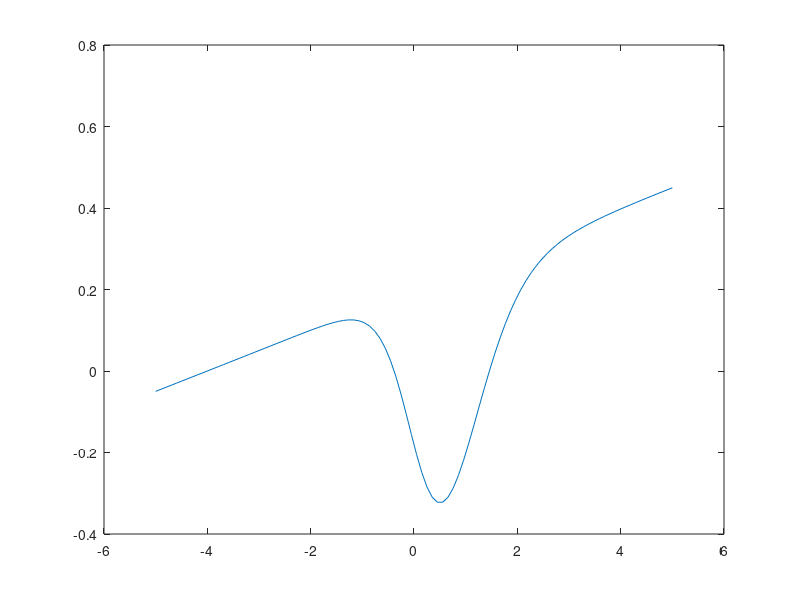

This chart was generated by the following MATLAB code: (Note: this script raises an error after producing the figure.)
clear
close all
clc

f = @(x) 1/5 + 1/20*x + 1./(1+exp(-2*(x-1))) - 1./(1+exp(-3*x));

x = linspace(-5,5,100);
y = f(x);

A = [];
B = [];
R = [];

for k = 1:length(x)-1
    if y(k)*y(k+1) <= 0
        A = [A x(k)];
        B = [B x(k+1)];
    end
end

for m = 1:length(A)
    a = A(m);
    b = B(m);
    fa = f(a);
    fb = f(b);
    xm = (a*fb - b*fa)/(fb - fa);
    fm = f(xm);
    i = 1;
    while i < 1000 && abs(fm) >= 1e-6
        if fa*fm <= 0
            b = xm;
            fb = fm;
        else
            a = xm;
            fa = fm;
        end
        xm = (a*fb - b*fa)/(fb - fa);
        fm = f(xm);
        i = i+1;
    end
    R = [R xm];
end

plot(x, y)
hold on
yline(0)
plot(R, f(R), 'o')
xlabel('x')
ylabel('f(x)')
hold off
